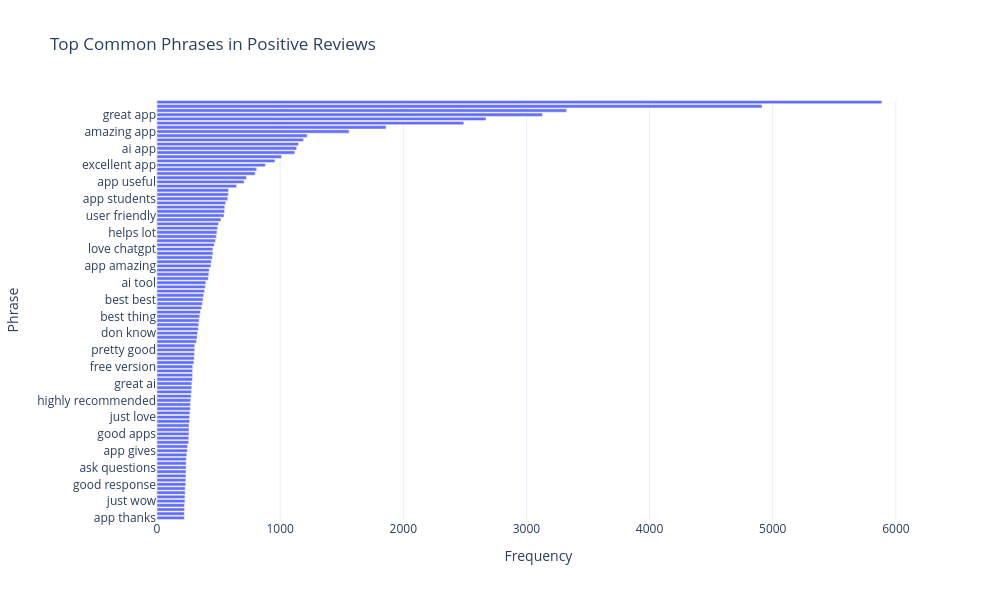

Notebook cell for this chart:
### Code cell
# filter reviews with positive sentiment
positive_reviews = df[df['Sentiment'] == 'Positive']['Review']

# use CountVectorizer to extract common phrases (n-grams)
vectorizer = CountVectorizer(ngram_range=(2, 3), stop_words='english', max_features=100)
X = vectorizer.fit_transform(positive_reviews)

# sum the counts of each phrase
phrase_counts = X.sum(axis=0)
phrases = vectorizer.get_feature_names_out()
phrase_freq = [(phrases[i], phrase_counts[0, i]) for i in range(len(phrases))]

# sort phrases by frequency
phrase_freq = sorted(phrase_freq, key=lambda x: x[1], reverse=True)

phrase_df = pd.DataFrame(phrase_freq, columns=['Phrase', 'Frequency'])

fig = px.bar(phrase_df,
             x='Frequency',
             y='Phrase',
             orientation='h',
             title='Top Common Phrases in Positive Reviews',
             labels={'Phrase': 'Phrase', 'Frequency': 'Frequency'},
             width=1000,
             height=600)

fig.update_layout(
    xaxis_title='Frequency',
    yaxis_title='Phrase',
    yaxis={'categoryorder':'total ascending'}
)

fig.show()

### Figure 1 — Plotly figure (JSON) as saved in the notebook; plotly's stock layout.template omitted (floating-point values rounded to 4 significant figures)
{"data": [{"hovertemplate": "Frequency=%{x}<br>Phrase=%{y}<extra></extra>", "legendgroup": "", "marker": {"color": "#636efa", "pattern": {"shape": ""}}, "name": "", "orientation": "h", "showlegend": false, "textposition": "auto", "type": "bar", "x": [5886, 4913, 3327, 3130, 2672, 2491, 1860, 1560, 1219, 1189, 1150, 1134, 1119, 1011, 958, 880, 810, 797, 727, 707, 646, 581, 579, 575, 558, 550, 549, 544, 519, 500, 492, 487, 482, 475, 465, 454, 454, 449, 441, 438, 424, 421, 416, 397, 392, 386, 379, 374, 369, 363, 352, 347, 342, 339, 336, 329, 326, 320, 306, 306, 304, 302, 299, 290, 289, 289, 288, 283, 282, 281, 277, 274, 271, 271, 267, 265, 265, 260, 260, 260, 258, 257, 248, 247, 242, 238, 237, 236, 236, 235, 234, 234, 229, 229, 227, 227, 224, 224, 222, 222], "xaxis": "x", "y": ["good app", "best app", "nice app", "great app", "chat gpt", "best ai", "love app", "amazing app", "useful app", "really good", "easy use", "ai app", "app good", "really helpful", "helpful app", "excellent app", "app helpful", "app really", "good ai", "app useful", "app helps", "like app", "best ai app", "app students", "use app", "awesome app", "app best", "user friendly", "better google", "best friend", "app help", "helps lot", "app like", "app use", "app great", "highly recommend", "love chatgpt", "good application", "open ai", "app amazing", "app love", "wonderful app", "using app", "ai tool", "voice chat", "really like", "good work", "best best", "chatgpt app", "using chatgpt", "good experience", "best thing", "answers questions", "chatgpt best", "good helpful", "don know", "app just", "app app", "pretty good", "really love", "nice ai", "really great", "great tool", "free version", "answer questions", "just amazing", "web version", "great ai", "best application", "app used", "helpful students", "highly recommended", "good use", "really amazing", "app seen", "good job", "just love", "good apps", "really helps", "thanks chatgpt", "helped lot", "fantastic app", "language model", "app gives", "mind blowing", "useful students", "really useful", "android app", "ask questions", "app world", "good response", "super app", "best apps", "great experience", "just wow", "perfect app", "app nice", "really good app", "app thanks", "really nice"], "yaxis": "y"}], "layout": {"barmode": "relative", "height": 600, "legend": {"tracegroupgap": 0}, "title": {"text": "Top Common Phrases in Positive Reviews"}, "width": 1000, "xaxis": {"anchor": "y", "autorange": true, "domain": [0, 1], "range": [0, 6196.0], "title": {"text": "Frequency"}, "type": "linear"}, "yaxis": {"anchor": "x", "autorange": true, "categoryorder": "total ascending", "domain": [0, 1], "range": [-0.5, 99.5], "title": {"text": "Phrase"}, "type": "category"}}}
